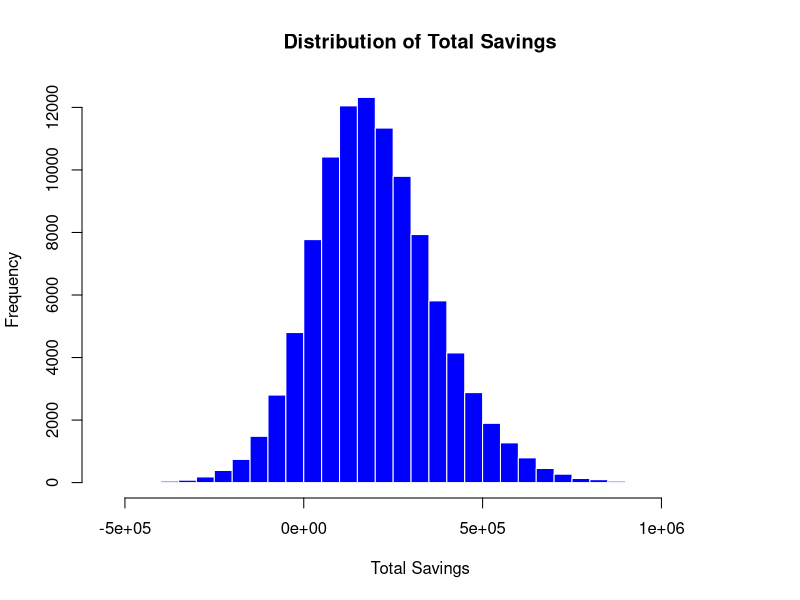
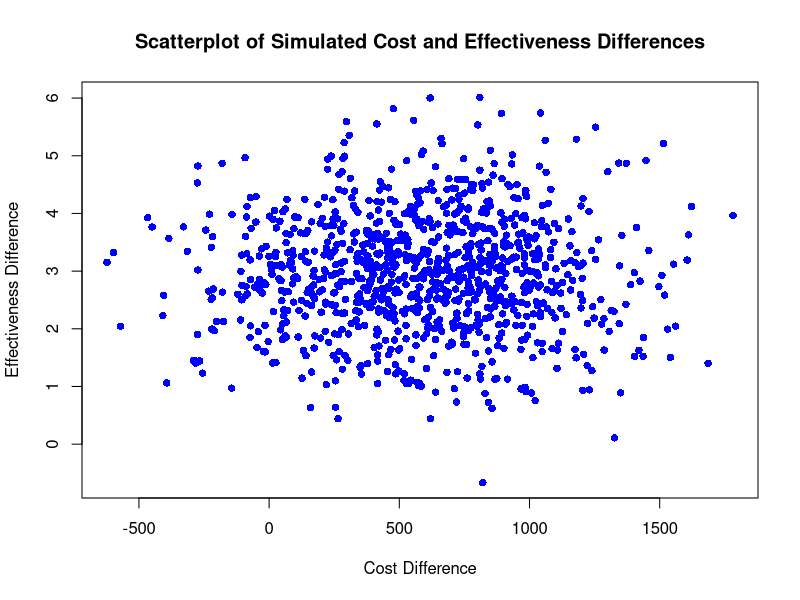
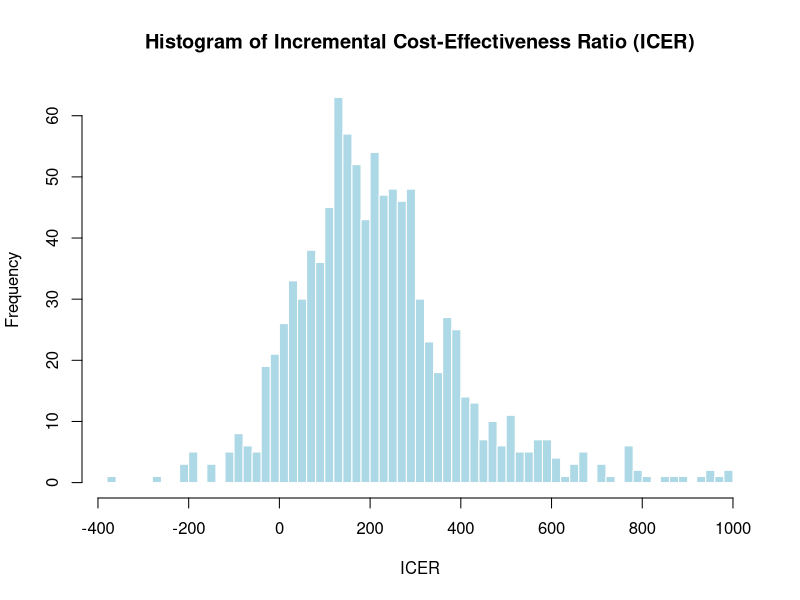
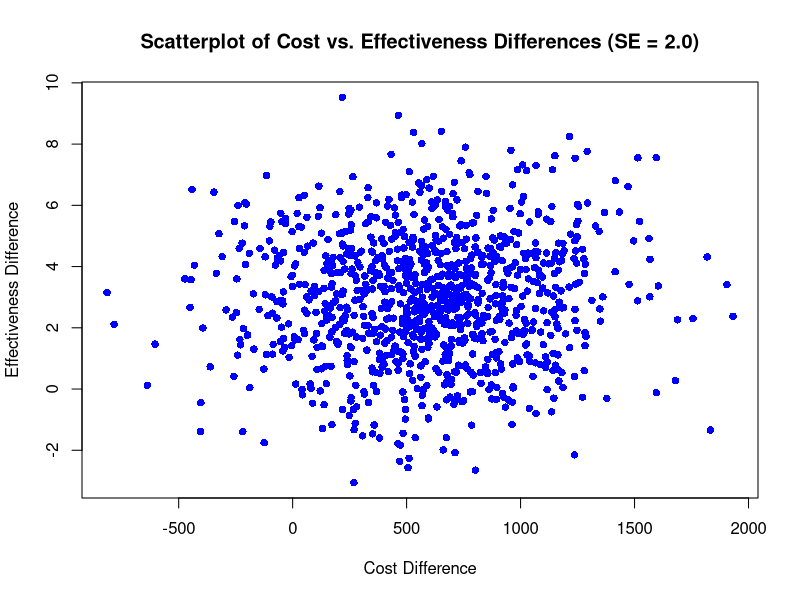
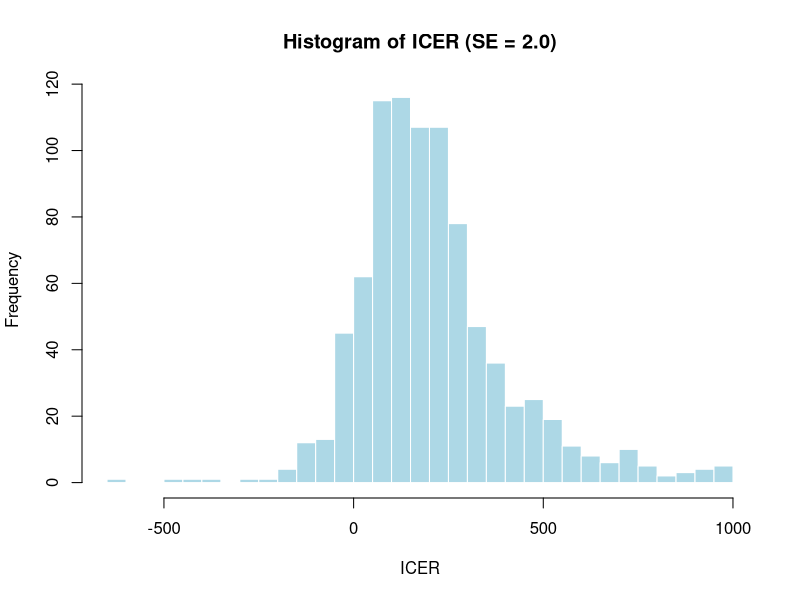

The R source for these figures, in order:
## ---- chunk 1
knitr::opts_chunk$set(echo = TRUE)
## ---- chunk 2

# Set up parameters
p_yes <- 0.5          # Proportion of 'yes' responses (assumed to be 50%)
n_total <- 1000       # Total sample size for both options

# Option (a) - Simple Random Sample
n_latino_a <- 150     # Sample size for Latinos in option (a)
n_nonlatino_a <- 850  # Sample size for Non-Latinos in option (a)

# Option (b) - Oversampling Latinos
n_latino_b <- 300     # Sample size for Latinos in option (b)
n_nonlatino_b <- 700  # Sample size for Non-Latinos in option (b)

# Function to calculate the standard error for the comparison between two groups
standard_error_comparison <- function(p1, p2, n1, n2) {
  sqrt((p1 * (1 - p1)) / n1 + (p2 * (1 - p2)) / n2)
}

# Function to calculate the standard error for the total population
standard_error_total <- function(p, n) {
  sqrt((p * (1 - p)) / n)
}

# Standard errors for Latino vs Non-Latino comparison in both options
se_comparison_a <- standard_error_comparison(p1 = p_yes, p2 = p_yes, n1 = n_latino_a, n2 = n_nonlatino_a)
se_comparison_b <- standard_error_comparison(p1 = p_yes, p2 = p_yes, n1 = n_latino_b, n2 = n_nonlatino_b)

# Standard errors for the total population in both options (same for both since n_total = 1000)
se_total_a <- standard_error_total(p = p_yes, n = n_total)
se_total_b <- standard_error_total(p = p_yes, n = n_total)

# Print results
cat("Option (a) - Simple Random Sample:\n")
cat("SE (Latino vs Non-Latino comparison):", round(se_comparison_a, 4), "\n")
cat("SE (Total Population):", round(se_total_a, 4), "\n\n")

cat("Option (b) - Oversampling Latinos:\n")
cat("SE (Latino vs Non-Latino comparison):", round(se_comparison_b, 4), "\n")
cat("SE (Total Population):", round(se_total_b, 4), "\n")


## ---- chunk 3
mean_log_men <- 5.13
sd_log_men <- .17
mean_log_women <- 4.96
sd_log_women <- .20

weight_limit <- 1750

n_individuals <-10

# Proportion of men and women (assume 50/50 split)
prop_men <- 0.5
n_men <- round(n_individuals * prop_men)
n_women <- n_individuals - n_men

n_sim <- 10000

exceeds_limit <- replicate(n_sim, {
  
  #rlnorm to avoid having to transform from log
  men_weights <- rlnorm(n_men, meanlog = mean_log_men, sdlog = sd_log_men)
  women_weights <- rlnorm(n_women, meanlog = mean_log_women, sdlog = sd_log_women)
  
  # Calculate the total weight
  total_weight <- sum(men_weights) + sum(women_weights)
  
  # Check if the total weight exceeds the elevator limit
  return(total_weight > weight_limit)
})

prob_exceed <- mean(exceeds_limit)

# Print the result
cat("Estimated probability that the total weight exceeds the elevator's capacity:", prob_exceed, "\n")

## ---- chunk 4
mean_savings_per_unit <- 5
sd_savings_per_unit <- 4
mean_market_size <- 40000
sd_market_size <- 10000

# Number of simulations
n_sim <- 100000

total_savings <- replicate(n_sim, {
  
  # Simulate savings per unit and market size
  simulated_savings_per_unit <- rnorm(1, mean = mean_savings_per_unit, sd = sd_savings_per_unit)
  simulated_market_size <- rnorm(1, mean = mean_market_size, sd = sd_market_size)
  
  # Calculate total savings
  simulated_savings_per_unit * simulated_market_size
})

# Summary of the results
cat("Mean total savings:", mean(total_savings), "\n")
cat("Standard deviation of total savings:", sd(total_savings), "\n")

# Plot the distribution of total savings
hist(total_savings, breaks = 50, main = "Distribution of Total Savings", 
     xlab = "Total Savings", col = "blue", border = "white")

## ---- chunk 5
# Parameters
mean_cost_diff <- 600
se_cost_diff <- 400
df_cost <- 50  # degrees of freedom for cost difference

mean_effect_diff <- 3.0
se_effect_diff <- 1.0
df_effect <- 100  # degrees of freedom for effectiveness difference

n_sim <- 1000  # Number of simulations

# Simulate cost differences from a t-distribution
cost_diff_sim <- mean_cost_diff + rt(n_sim, df = df_cost) * se_cost_diff

# Simulate effectiveness differences from a t-distribution
effect_diff_sim <- mean_effect_diff + rt(n_sim, df = df_effect) * se_effect_diff

# (a) Scatterplot of cost differences vs. effectiveness differences
plot(cost_diff_sim, effect_diff_sim,
     xlab = "Cost Difference",
     ylab = "Effectiveness Difference",
     main = "Scatterplot of Simulated Cost and Effectiveness Differences",
     col = "blue", pch = 16)

icer_sim <- cost_diff_sim / effect_diff_sim
icer_filtered <- icer_sim[abs(icer_sim) < 1000]


hist(icer_filtered, 
     breaks = 50, 
     main = "Histogram of Incremental Cost-Effectiveness Ratio (ICER)", 
     xlab = "ICER", 
     col = "lightblue", 
     border = "white")

## ---- chunk 6
icer_sim <- cost_diff_sim / effect_diff_sim

# Calculate the mean and standard deviation of ICER
mean_icer <- mean(icer_sim)
sd_icer <- sd(icer_sim)

# Standard error of ICER
se_icer <- sd_icer / sqrt(n_sim)

# 50% and 95% confidence intervals
z_50 <- 0.674  # z-value for 50% confidence
z_95 <- 1.96   # z-value for 95% confidence

# 50% confidence interval
ci_50_lower <- mean_icer - z_50 * se_icer
ci_50_upper <- mean_icer + z_50 * se_icer

# 95% confidence interval
ci_95_lower <- mean_icer - z_95 * se_icer
ci_95_upper <- mean_icer + z_95 * se_icer

# Print results
cat("Estimated mean ICER:", mean_icer, "\n")
cat("50% confidence interval for ICER:", ci_50_lower, "to", ci_50_upper, "\n")
cat("95% confidence interval for ICER:", ci_95_lower, "to", ci_95_upper, "\n")

## ---- chunk 7
set.seed(123)  # For reproducibility

# Parameters
mean_cost_diff <- 600
se_cost_diff <- 400
df_cost <- 50  # degrees of freedom for cost difference

mean_effect_diff <- 3.0
se_effect_diff_2 <- 2.0  # New standard error for effectiveness
df_effect <- 100  # degrees of freedom for effectiveness difference

n_sim <- 1000  # Number of simulations

# Simulate cost differences from a t-distribution
cost_diff_sim <- mean_cost_diff + rt(n_sim, df = df_cost) * se_cost_diff

# Simulate effectiveness differences with new SE from a t-distribution
effect_diff_sim_2 <- mean_effect_diff + rt(n_sim, df = df_effect) * se_effect_diff_2

# Calculate the ICER with the new effectiveness differences
icer_sim_2 <- cost_diff_sim / effect_diff_sim_2

# Calculate the mean and standard deviation of the new ICER
mean_icer_2 <- mean(icer_sim_2)
sd_icer_2 <- sd(icer_sim_2)

# Standard error of new ICER
se_icer_2 <- sd_icer_2 / sqrt(n_sim)

# z-values for 50% and 95% confidence intervals
z_50 <- 0.674
z_95 <- 1.96

# 50% confidence interval for the new ICER
ci_50_lower_2 <- mean_icer_2 - z_50 * se_icer_2
ci_50_upper_2 <- mean_icer_2 + z_50 * se_icer_2

# 95% confidence interval for the new ICER
ci_95_lower_2 <- mean_icer_2 - z_95 * se_icer_2
ci_95_upper_2 <- mean_icer_2 + z_95 * se_icer_2

# Print results for the new scenario
cat("With SE = 2.0\n")
cat("Estimated mean ICER:", mean_icer_2, "\n")
cat("50% confidence interval for ICER:", ci_50_lower_2, "to", ci_50_upper_2, "\n")
cat("95% confidence interval for ICER:", ci_95_lower_2, "to", ci_95_upper_2, "\n")

# Remove extreme ICER values for plotting
icer_filtered_2 <- icer_sim_2[effect_diff_sim_2 > 0 & abs(icer_sim_2) < 1000]

# (1) Scatterplot of cost differences vs. effectiveness differences with SE = 2.0
plot(cost_diff_sim, effect_diff_sim_2,
     xlab = "Cost Difference",
     ylab = "Effectiveness Difference",
     main = "Scatterplot of Cost vs. Effectiveness Differences (SE = 2.0)",
     col = "blue", pch = 16)

# (2) Histogram of the new ICER with SE = 2.0
hist(icer_filtered_2, 
     breaks = 50, 
     main = "Histogram of ICER (SE = 2.0)", 
     xlab = "ICER", 
     col = "lightblue", 
     border = "white")

## ---- chunk 8

## ---- chunk 9

## ---- chunk 10

## ---- chunk 11
